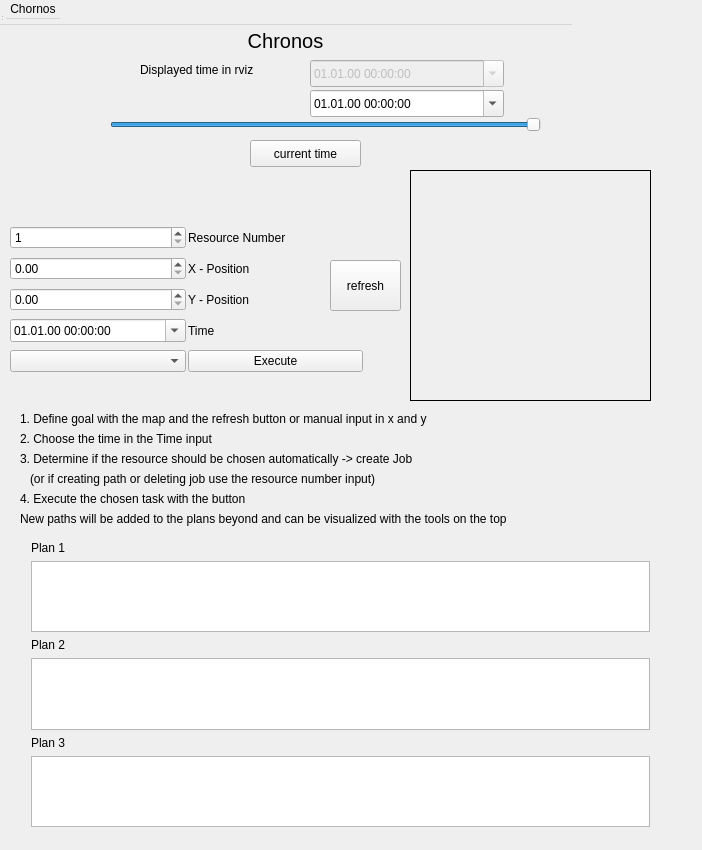
<?xml version="1.0" encoding="UTF-8"?>
<ui version="4.0">
 <class>ChronosRqt</class>
 <widget class="QWidget" name="ChronosRqt">
  <property name="geometry">
   <rect>
    <x>0</x>
    <y>0</y>
    <width>702</width>
    <height>850</height>
   </rect>
  </property>
  <property name="windowTitle">
   <string>ChronosRqt</string>
  </property>
  <widget class="QWidget" name="centralWidget" native="true">
   <property name="geometry">
    <rect>
     <x>40</x>
     <y>20</y>
     <width>571</width>
     <height>151</height>
    </rect>
   </property>
   <widget class="QSlider" name="time_slider">
    <property name="geometry">
     <rect>
      <x>70</x>
      <y>90</y>
      <width>431</width>
      <height>29</height>
     </rect>
    </property>
    <property name="toolTip">
     <string>Slide to change displayed time.</string>
    </property>
    <property name="minimum">
     <number>0</number>
    </property>
    <property name="maximum">
     <number>600</number>
    </property>
    <property name="singleStep">
     <number>1</number>
    </property>
    <property name="value">
     <number>600</number>
    </property>
    <property name="orientation">
     <enum>Qt::Horizontal</enum>
    </property>
    <property name="tickInterval">
     <number>5</number>
    </property>
   </widget>
   <widget class="QPushButton" name="currentTime_button">
    <property name="geometry">
     <rect>
      <x>210</x>
      <y>120</y>
      <width>111</width>
      <height>27</height>
     </rect>
    </property>
    <property name="toolTip">
     <string>Set the displayed time to the current time.</string>
    </property>
    <property name="text">
     <string>current time</string>
    </property>
   </widget>
   <widget class="QDateTimeEdit" name="input_dateTimeEdit">
    <property name="geometry">
     <rect>
      <x>270</x>
      <y>70</y>
      <width>194</width>
      <height>27</height>
     </rect>
    </property>
    <property name="toolTip">
     <string>Change the displayed time.</string>
    </property>
    <property name="displayFormat">
     <string>dd.MM.yy HH:mm:ss</string>
    </property>
    <property name="calendarPopup">
     <bool>true</bool>
    </property>
   </widget>
   <widget class="QDateTimeEdit" name="display_dateTimeEdit">
    <property name="enabled">
     <bool>false</bool>
    </property>
    <property name="geometry">
     <rect>
      <x>270</x>
      <y>40</y>
      <width>194</width>
      <height>27</height>
     </rect>
    </property>
    <property name="displayFormat">
     <string>dd.MM.yy HH:mm:ss</string>
    </property>
    <property name="calendarPopup">
     <bool>true</bool>
    </property>
   </widget>
   <widget class="QLabel" name="label_2">
    <property name="geometry">
     <rect>
      <x>100</x>
      <y>40</y>
      <width>151</width>
      <height>20</height>
     </rect>
    </property>
    <property name="text">
     <string>Displayed time in rviz</string>
    </property>
   </widget>
  </widget>
  <widget class="QMenuBar" name="menuBar">
   <property name="geometry">
    <rect>
     <x>0</x>
     <y>0</y>
     <width>572</width>
     <height>25</height>
    </rect>
   </property>
   <widget class="QMenu" name="menuChornos">
    <property name="title">
     <string>Chornos</string>
    </property>
   </widget>
   <addaction name="menuChornos"/>
  </widget>
  <widget class="QToolBar" name="mainToolBar">
   <property name="geometry">
    <rect>
     <x>0</x>
     <y>0</y>
     <width>4</width>
     <height>13</height>
    </rect>
   </property>
  </widget>
  <widget class="QStatusBar" name="statusBar">
   <property name="geometry">
    <rect>
     <x>0</x>
     <y>0</y>
     <width>3</width>
     <height>22</height>
    </rect>
   </property>
  </widget>
  <widget class="QWidget" name="gridLayoutWidget">
   <property name="geometry">
    <rect>
     <x>10</x>
     <y>210</y>
     <width>364</width>
     <height>181</height>
    </rect>
   </property>
   <layout class="QGridLayout" name="gridLayout">
    <property name="sizeConstraint">
     <enum>QLayout::SetDefaultConstraint</enum>
    </property>
    <property name="leftMargin">
     <number>0</number>
    </property>
    <property name="horizontalSpacing">
     <number>2</number>
    </property>
    <property name="verticalSpacing">
     <number>3</number>
    </property>
    <item row="0" column="0">
     <widget class="QSpinBox" name="resource_spinBox">
      <property name="toolTip">
       <string/>
      </property>
      <property name="minimum">
       <number>1</number>
      </property>
      <property name="maximum">
       <number>3</number>
      </property>
     </widget>
    </item>
    <item row="5" column="1">
     <widget class="QLabel" name="position_y_label">
      <property name="toolTip">
       <string>Goal for job/path</string>
      </property>
      <property name="text">
       <string>Y - Position</string>
      </property>
     </widget>
    </item>
    <item row="0" column="1">
     <widget class="QLabel" name="resource_label">
      <property name="toolTip">
       <string>Number of Resource used for creating and deleting paths.</string>
      </property>
      <property name="text">
       <string>Resource Number</string>
      </property>
     </widget>
    </item>
    <item row="3" column="0">
     <widget class="QDoubleSpinBox" name="position_x_doubleSpinBox">
      <property name="toolTip">
       <string/>
      </property>
     </widget>
    </item>
    <item row="8" column="1">
     <widget class="QPushButton" name="execute_pushButton">
      <property name="toolTip">
       <string>Executes the task chosen in the left field with the parameters from above. (resource, x, y and start time)</string>
      </property>
      <property name="text">
       <string>Execute</string>
      </property>
     </widget>
    </item>
    <item row="3" column="1">
     <widget class="QLabel" name="position_x_label">
      <property name="toolTip">
       <string>Goal for job/path</string>
      </property>
      <property name="text">
       <string>X - Position</string>
      </property>
     </widget>
    </item>
    <item row="7" column="1">
     <widget class="QLabel" name="start_time_label">
      <property name="toolTip">
       <string>Represents the time used to plan or delete paths/jobs.</string>
      </property>
      <property name="text">
       <string>Time</string>
      </property>
     </widget>
    </item>
    <item row="5" column="0">
     <widget class="QDoubleSpinBox" name="position_y_doubleSpinBox">
      <property name="toolTip">
       <string/>
      </property>
     </widget>
    </item>
    <item row="7" column="0">
     <widget class="QDateTimeEdit" name="startTime_dateTimeEdit">
      <property name="toolTip">
       <string/>
      </property>
      <property name="currentSection">
       <enum>QDateTimeEdit::DaySection</enum>
      </property>
      <property name="displayFormat">
       <string>dd.MM.yy HH:mm:ss</string>
      </property>
      <property name="calendarPopup">
       <bool>true</bool>
      </property>
     </widget>
    </item>
    <item row="8" column="0">
     <widget class="QComboBox" name="job_comboBox">
      <property name="toolTip">
       <string/>
      </property>
      <property name="editable">
       <bool>false</bool>
      </property>
      <property name="currentText">
       <string/>
      </property>
     </widget>
    </item>
   </layout>
  </widget>
  <widget class="QWidget" name="gridLayoutWidget_2">
   <property name="geometry">
    <rect>
     <x>20</x>
     <y>530</y>
     <width>641</width>
     <height>308</height>
    </rect>
   </property>
   <layout class="QGridLayout" name="gridLayout_2">
    <item row="4" column="1">
     <widget class="QLabel" name="plan_tb3_2_label">
      <property name="text">
       <string>Plan 3</string>
      </property>
     </widget>
    </item>
    <item row="2" column="1">
     <widget class="QLabel" name="plan_tb3_1_label">
      <property name="text">
       <string>Plan 2</string>
      </property>
     </widget>
    </item>
    <item row="0" column="1">
     <widget class="QLabel" name="plan_tb3_0_label">
      <property name="text">
       <string>Plan 1</string>
      </property>
     </widget>
    </item>
    <item row="1" column="1">
     <widget class="QListWidget" name="plan1_listWidget"/>
    </item>
    <item row="3" column="1">
     <widget class="QListWidget" name="plan2_listWidget"/>
    </item>
    <item row="5" column="1">
     <widget class="QListWidget" name="plan3_listWidget"/>
    </item>
   </layout>
  </widget>
  <widget class="QLabel" name="map_label">
   <property name="geometry">
    <rect>
     <x>410</x>
     <y>170</y>
     <width>241</width>
     <height>231</height>
    </rect>
   </property>
   <property name="cursor">
    <cursorShape>CrossCursor</cursorShape>
   </property>
   <property name="mouseTracking">
    <bool>true</bool>
   </property>
   <property name="toolTip">
    <string>Click anywhere on the map and next on the refresh button to set a position as goal for a job/path.</string>
   </property>
   <property name="frameShape">
    <enum>QFrame::Box</enum>
   </property>
   <property name="frameShadow">
    <enum>QFrame::Plain</enum>
   </property>
   <property name="text">
    <string/>
   </property>
   <property name="pixmap">
    <pixmap>../../chronos/maps/factory_map_polished.pgm</pixmap>
   </property>
   <property name="scaledContents">
    <bool>false</bool>
   </property>
   <property name="alignment">
    <set>Qt::AlignRight|Qt::AlignTop|Qt::AlignTrailing</set>
   </property>
   <property name="wordWrap">
    <bool>false</bool>
   </property>
   <property name="indent">
    <number>-1</number>
   </property>
   <property name="openExternalLinks">
    <bool>false</bool>
   </property>
  </widget>
  <widget class="QPushButton" name="refresh_pushButton">
   <property name="geometry">
    <rect>
     <x>330</x>
     <y>260</y>
     <width>71</width>
     <height>51</height>
    </rect>
   </property>
   <property name="toolTip">
    <string>Refreshes the x- and y-position to the clicked position on the map.</string>
   </property>
   <property name="whatsThis">
    <string/>
   </property>
   <property name="text">
    <string>refresh</string>
   </property>
  </widget>
  <widget class="QLabel" name="label">
   <property name="geometry">
    <rect>
     <x>240</x>
     <y>30</y>
     <width>91</width>
     <height>21</height>
    </rect>
   </property>
   <property name="font">
    <font>
     <pointsize>15</pointsize>
    </font>
   </property>
   <property name="text">
    <string>Chronos</string>
   </property>
   <property name="alignment">
    <set>Qt::AlignCenter</set>
   </property>
   <property name="margin">
    <number>0</number>
   </property>
  </widget>
  <widget class="QLabel" name="label_3">
   <property name="geometry">
    <rect>
     <x>20</x>
     <y>410</y>
     <width>531</width>
     <height>17</height>
    </rect>
   </property>
   <property name="text">
    <string>1. Define goal with the map and the refresh button or manual input in x and y</string>
   </property>
  </widget>
  <widget class="QLabel" name="label_4">
   <property name="geometry">
    <rect>
     <x>20</x>
     <y>430</y>
     <width>301</width>
     <height>17</height>
    </rect>
   </property>
   <property name="text">
    <string>2. Choose the time in the Time input</string>
   </property>
  </widget>
  <widget class="QLabel" name="label_5">
   <property name="geometry">
    <rect>
     <x>20</x>
     <y>450</y>
     <width>511</width>
     <height>17</height>
    </rect>
   </property>
   <property name="text">
    <string>3. Determine if the resource should be chosen automatically -&gt; create Job </string>
   </property>
  </widget>
  <widget class="QLabel" name="label_6">
   <property name="geometry">
    <rect>
     <x>30</x>
     <y>470</y>
     <width>471</width>
     <height>17</height>
    </rect>
   </property>
   <property name="text">
    <string>(or if creating path or deleting job use the resource number input)</string>
   </property>
  </widget>
  <widget class="QLabel" name="label_7">
   <property name="geometry">
    <rect>
     <x>20</x>
     <y>490</y>
     <width>301</width>
     <height>17</height>
    </rect>
   </property>
   <property name="text">
    <string>4. Execute the chosen task with the button</string>
   </property>
  </widget>
  <widget class="QLabel" name="label_8">
   <property name="geometry">
    <rect>
     <x>20</x>
     <y>510</y>
     <width>691</width>
     <height>17</height>
    </rect>
   </property>
   <property name="text">
    <string>New paths will be added to the plans beyond and can be visualized with the tools on the top</string>
   </property>
  </widget>
 </widget>
 <layoutdefault spacing="6" margin="11"/>
 <resources/>
 <connections/>
</ui>
